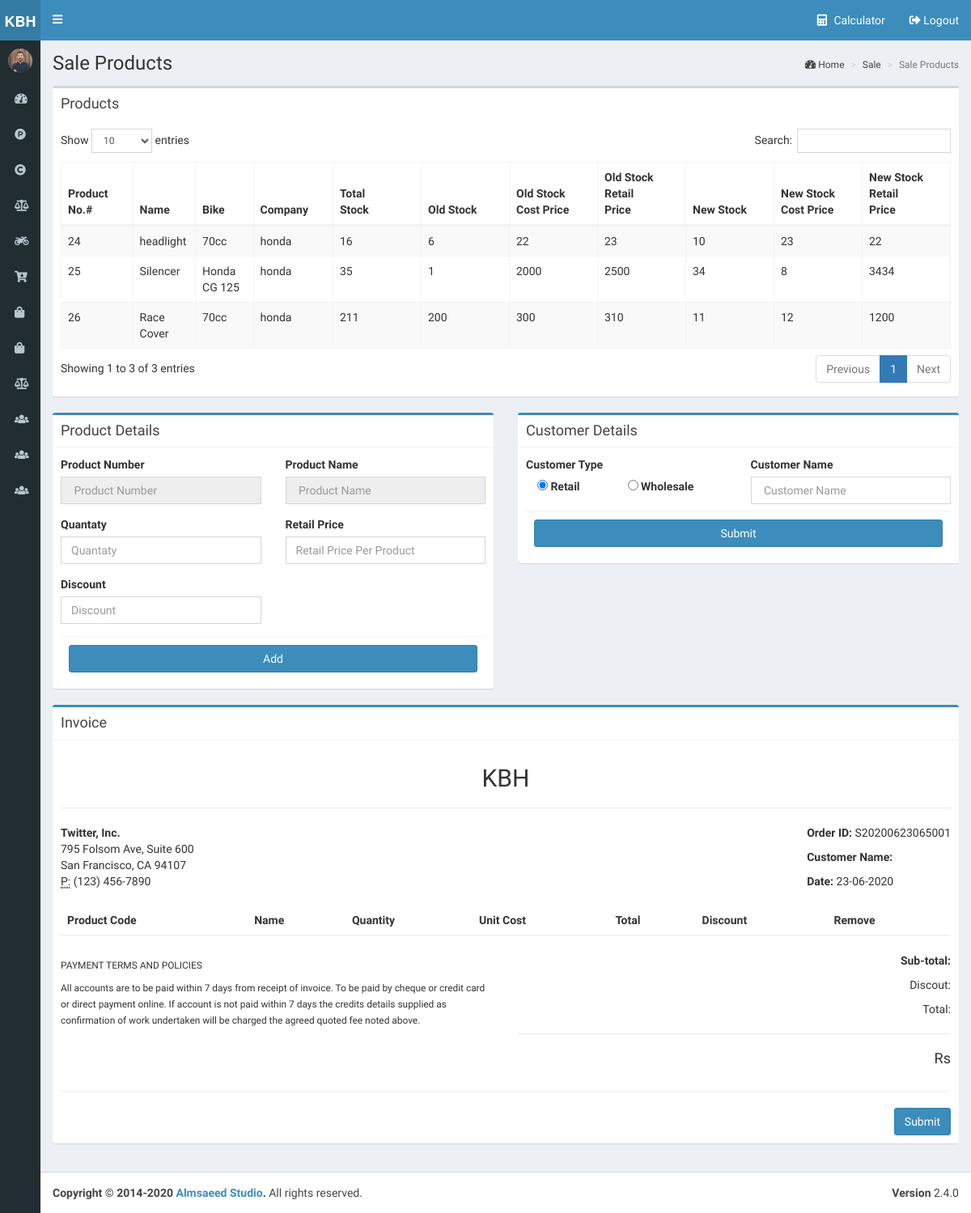
The app's page /sale.php (signed in), older data.
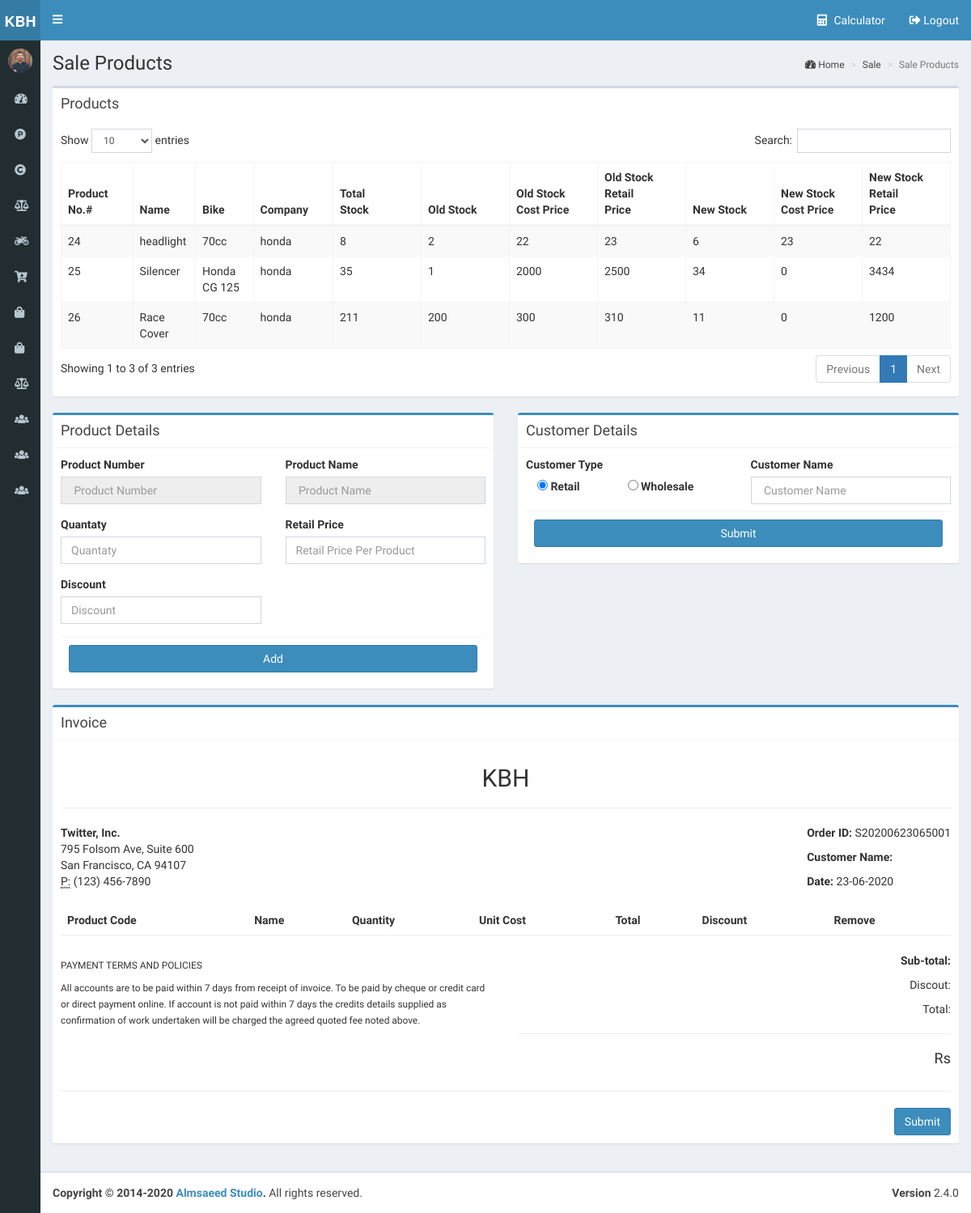
The same page, newer data.
### tables this page shows
CREATE TABLE `items` (
  `id` int(200) NOT NULL,
  `name` varchar(200) NOT NULL,
  `item_no` varchar(400) NOT NULL,
  `bike_id` varchar(200) NOT NULL,
  `company_id` varchar(200) NOT NULL,
  `date` varchar(200) NOT NULL,
  `old_stock` varchar(200) NOT NULL,
  `old_stoct_price` varchar(200) NOT NULL,
  `new_stock` varchar(200) NOT NULL,
  `new_stoct_price` varchar(200) NOT NULL,
  `total_stock` varchar(200) NOT NULL,
  `old_stock_cprice` varchar(200) NOT NULL,
  `new_stock_cprice` varchar(200) NOT NULL
);

CREATE TABLE `bike` (
  `id` int(200) NOT NULL,
  `name` varchar(200) NOT NULL,
  `date` varchar(200) NOT NULL
);

CREATE TABLE `company` (
  `id` int(200) NOT NULL,
  `name` varchar(200) NOT NULL,
  `date` varchar(200) NOT NULL
);

### sale.php (the view, shortened to what the changed rows need)
<?php
include('connection.php');
?>
<!DOCTYPE html>
<html>
<head>
    <link rel="stylesheet" href="css/bootstrap.min.css">
    <link rel="stylesheet" href="css/select2.min.css">
    <link rel="stylesheet" href="css/font-awesome.min.css">
    <link rel="stylesheet" href="css/fontawesome-all.min.css">
    <link rel="stylesheet" href="css/ionicons.min.css">
    <link rel="stylesheet" href="css/dataTables.bootstrap.min.css">
    <link rel="stylesheet" href="css/AdminLTE.min.css">
    <link rel="stylesheet" href="css/_all-skins.min.css">
    <link rel="stylesheet" href="css/toastr.min.css">
    <link rel="stylesheet" href="css/Style.css">
</head>
<body class="hold-transition skin-blue sidebar-mini sidebar-collapse">
    <div class="wrapper">
        <?php include("master/header.php")?>
        <div class="content-wrapper">
            <section class="content-header">
                <h1>
                    Sale Products
                </h1>
            </section>
            <section class="content">
                <div class="row">
                    <div class="col-xs-12">
                        <div class="box">
                            <div class="box-body">
                                <table id="product" class="table table-bordered table-hover table-striped">
                                    <thead>
                                        <tr>
                                            <th style="width: 40px;"> Product No.#</th>
                                            <th> Name</th>
                                            <th> Bike</th>
                                            <th> Company</th>
                                            <th style="width: 70px;"> Total Stock</th>
                                            <th style="width: 70px;"> Old Stock</th>
                                            <th style="width: 70px;"> Old Stock Cost Price</th>
                                            <th style="width: 70px;"> Old Stock Retail Price</th>
                                            <th style="width: 70px;"> New Stock</th>
                                            <th style="width: 70px;"> New Stock Cost Price</th>
                                            <th style="width: 70px;"> New Stock Retail Price</th>
                                        </tr>
                                    </thead>
                                    <tbody>
									     <?php
                                            $sql = "SELECT items.*,company.name As cname,bike.name As bname FROM `items`,`bike`,`company` where total_stock not in ('0') and items.company_id = company.id AND items.bike_id = bike.id";
                                            $result = $conn->query($sql);
                                            if ($result->num_rows > 0)
                                            {
                                                while($row = mysqli_fetch_assoc($result))
                                                {
                                                    $id = $row['id'];
                                                    $name = $row['name'];
                                                    $ostock = $row['old_stock'];
                                                    $os_cprice = $row['old_stock_cprice'];
                                                    $os_rprice = $row['old_stoct_price'];
                                                    $nstock = $row['new_stock'];
                                                    $ns_cprice = $row['new_stock_cprice'];
                                                    $ns_rprice = $row['new_stoct_price'];
                                                    $bname = $row['bname'];
                                                    $cname = $row['cname'];
                                        ?>
										<tr>
                                            <td> <?php echo $id;?></td>
                                            <td> <?php echo $name;?></td>
                                            <td> <?php echo $bname;?></td>
                                            <td> <?php echo $cname;?></td>
                                            <td> <?php echo ($ostock+$nstock);?></td>
                                            <td> <?php echo $ostock;?></td>
                                            <td> <?php echo $os_cprice;?></td>
                                            <td > <?php echo $os_rprice;?></td>
                                            <td> <?php echo $nstock;?></td>
                                            <td> <?php echo $ns_cprice;?></td>
                                            <td > <?php echo $ns_rprice;?></td>
                                        </tr>
                                        <?php
                                                }
                                            }
                                        ?>
									</tbody>
                                </table>
                            </div>
                        </div>
                    </div>
                            <div class="col-md-12">
                                <div class="box box-primary">
                                    <div class="box-body" id="printshow">
                                        <center><h2>KBH</h2></center>
                                        <div class="row">
                                            <div class="col-md-12">
                                                <div class="table-responsive">
                                                    <table class="table m-t-30" id="invoicet">
                                                        <thead>
                                                        <tr>
                                                            <th>Product Code</th>
                                                            <th>Name</th>
                                                            <th>Quantity</th>
                                                            <th>Unit Cost</th>
                                                            <th>Total</th>
                                                            <th>Discount</th>
                                                            <th>Remove</th>
                                                        </tr>
                                                        </thead>
                                                    </table>
                                                </div>
                                            </div>
                                        </div>
                                    </div>
                                </div>
                            </div>
                </div>
            </section>
        </div>
    </div>
</body>
</html>

Row changes from the older to the newer data that the page shows:
changed items "Silencer": new_stock_cprice "8" → "0"
changed items "headlight": $ostock+$nstock "16" → "8"; old_stock "6" → "2"; new_stock "10" → "6"
changed items "Race Cover": new_stock_cprice "12" → "0"
